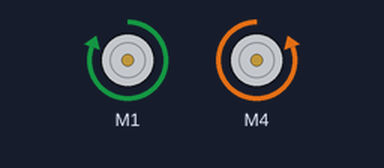
Simulated run of this sketch. Board: Arduino Uno, built with avr-gcc and run on an emulated ATmega328P. Parts: 2 × DC motor (green arrow = forward, orange = backward, longer = faster).

Above: at 2.5 s.
At 7.5 s:
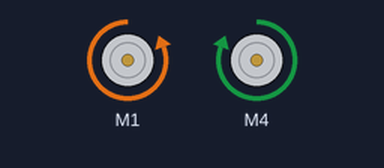
Timing chart, 0 to 13.0 s (numbered marks = the images above):
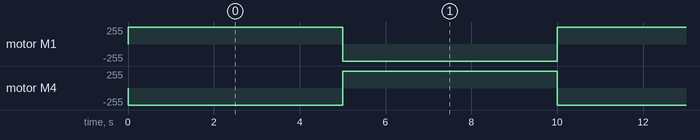

Measured:
- by itself, motor M1, motor M4: alternates forward 255/255 for 5.0 s and backward 255/255 for 5.0 s

The sketch:

motorshield.ino
```cpp
// Programa: Arduino Motor Shield - Controle motores DC
// Autor: Arduino e Cia

// carrega a biblioteca AFMotor
#include <AFMotor.h>

// Define o motor1 ligado a conexao 1
AF_DCMotor motor1(1);
// Define o motor2 ligado a conexao 4
AF_DCMotor motor2(4);

void setup()
{
  // Define a velocidade maxima para os motores 1 e 2
  motor1.setSpeed(255);
  motor2.setSpeed(255);

}

void loop()
{
  // Aciona o motor 1 no sentido horario
  motor1.run(FORWARD);
  // Aciona o motor 2 no sentido anti-horario
  motor2.run(BACKWARD);

  // Aguarda 5 segundos
  delay(5000);

  // Desliga os 2 motores
  motor1.run(RELEASE);
  motor2.run(RELEASE);

  // Aciona o motor 1 no sentido anti-horario
  motor1.run(BACKWARD);
  // Aciona o motor 2 no sentido horario
  motor2.run(FORWARD);

  // Aguarda 5 segundos
  delay(5000);

  // Desliga os 2 motores
  motor1.run(RELEASE);
  motor2.run(RELEASE);
}
```
